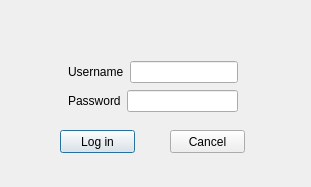
<?xml version="1.0" encoding="UTF-8"?>
<ui version="4.0">
 <class>PasswordDialog</class>
 <widget class="QDialog" name="PasswordDialog">
  <property name="geometry">
   <rect>
    <x>0</x>
    <y>0</y>
    <width>311</width>
    <height>187</height>
   </rect>
  </property>
  <property name="windowTitle">
   <string>Dialog</string>
  </property>
  <widget class="QPushButton" name="loginButton">
   <property name="geometry">
    <rect>
     <x>60</x>
     <y>130</y>
     <width>75</width>
     <height>23</height>
    </rect>
   </property>
   <property name="text">
    <string>Log in</string>
   </property>
  </widget>
  <widget class="QPushButton" name="cancelButton">
   <property name="geometry">
    <rect>
     <x>170</x>
     <y>130</y>
     <width>75</width>
     <height>23</height>
    </rect>
   </property>
   <property name="text">
    <string>Cancel</string>
   </property>
  </widget>
  <widget class="QWidget" name="">
   <property name="geometry">
    <rect>
     <x>10</x>
     <y>60</y>
     <width>285</width>
     <height>54</height>
    </rect>
   </property>
   <layout class="QHBoxLayout" name="horizontalLayout_3">
    <item>
     <spacer name="horizontalSpacer">
      <property name="orientation">
       <enum>Qt::Horizontal</enum>
      </property>
      <property name="sizeHint" stdset="0">
       <size>
        <width>40</width>
        <height>20</height>
       </size>
      </property>
     </spacer>
    </item>
    <item>
     <layout class="QVBoxLayout" name="verticalLayout">
      <item>
       <layout class="QHBoxLayout" name="horizontalLayout">
        <item>
         <widget class="QLabel" name="label">
          <property name="text">
           <string>Username</string>
          </property>
         </widget>
        </item>
        <item>
         <widget class="QLineEdit" name="lineEdit"/>
        </item>
       </layout>
      </item>
      <item>
       <layout class="QHBoxLayout" name="horizontalLayout_2">
        <item>
         <widget class="QLabel" name="label_2">
          <property name="text">
           <string>Password</string>
          </property>
         </widget>
        </item>
        <item>
         <widget class="QLineEdit" name="lineEdit_2"/>
        </item>
       </layout>
      </item>
     </layout>
    </item>
    <item>
     <spacer name="horizontalSpacer_2">
      <property name="orientation">
       <enum>Qt::Horizontal</enum>
      </property>
      <property name="sizeHint" stdset="0">
       <size>
        <width>40</width>
        <height>20</height>
       </size>
      </property>
     </spacer>
    </item>
   </layout>
  </widget>
 </widget>
 <resources/>
 <connections/>
</ui>
